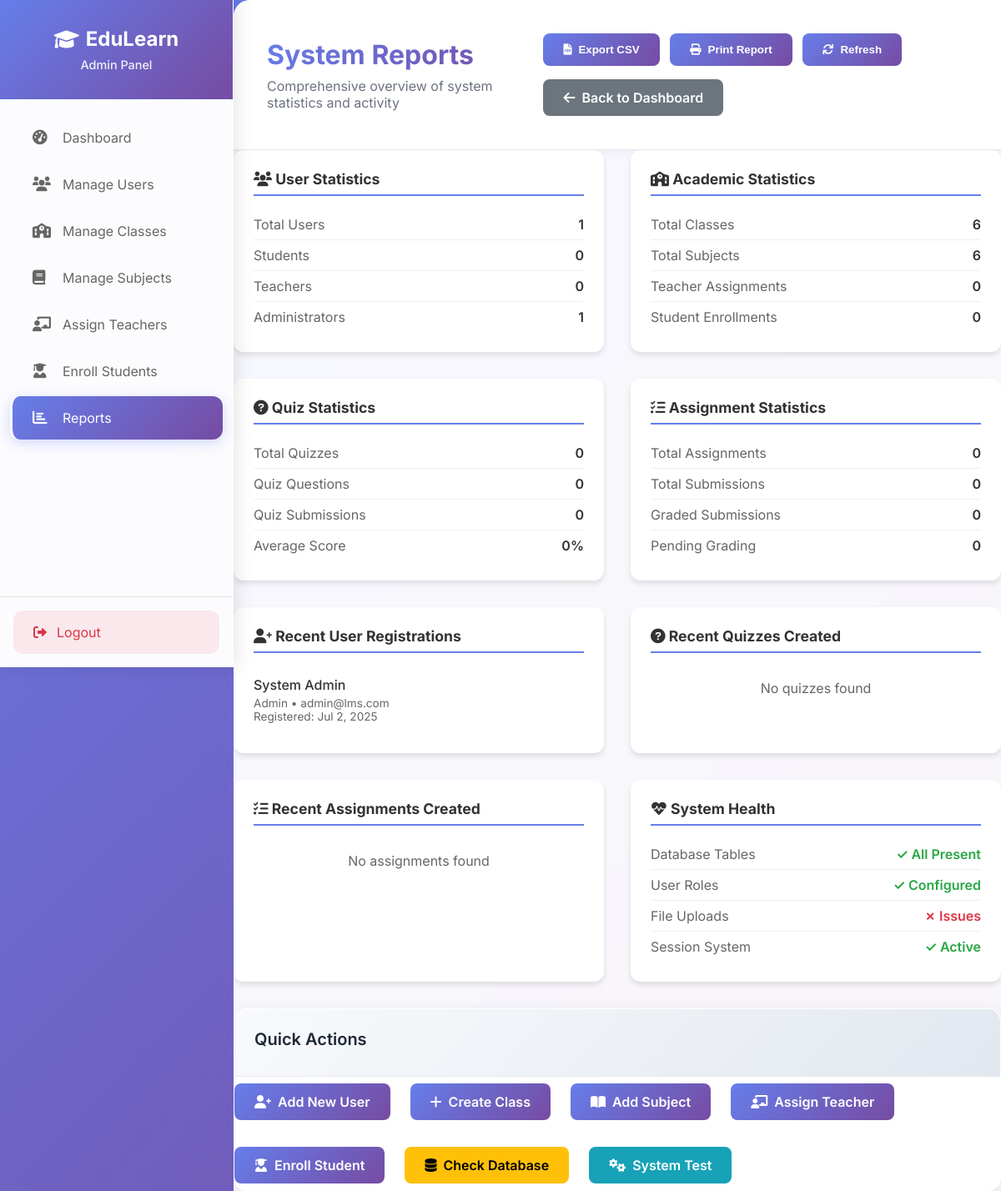
The app's page /admin/reports.php (signed in), older data.
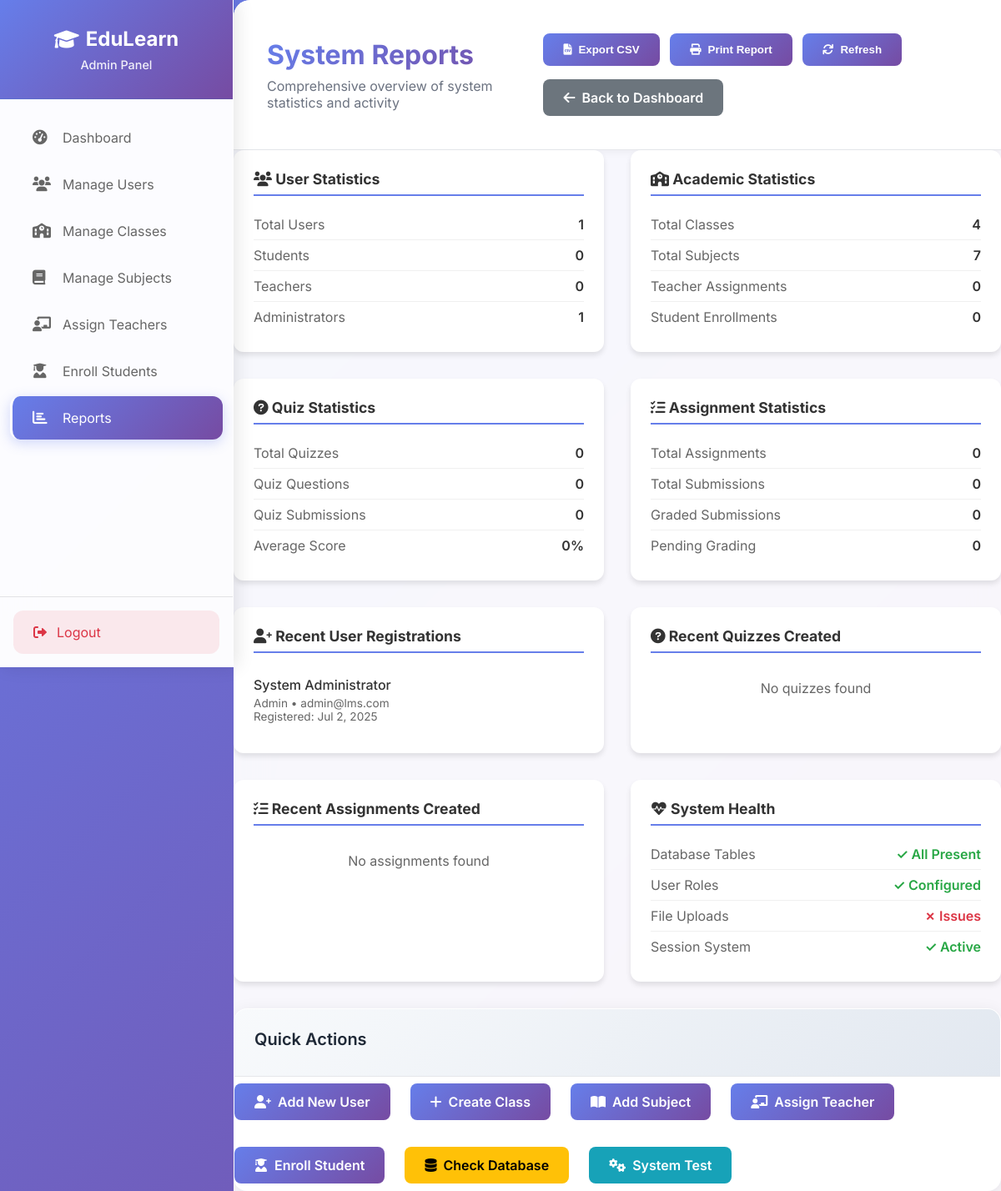
The same page, newer data.
### tables this page shows
CREATE TABLE users (
    id INT AUTO_INCREMENT PRIMARY KEY,
    name VARCHAR(255) NOT NULL,
    email VARCHAR(255) UNIQUE NOT NULL,
    password VARCHAR(255) NOT NULL,
    role ENUM('admin', 'teacher', 'student') NOT NULL,
    phone VARCHAR(20),
    address TEXT,
    date_of_birth DATE,
    is_active BOOLEAN DEFAULT TRUE,
    created_at TIMESTAMP DEFAULT CURRENT_TIMESTAMP,
    updated_at TIMESTAMP DEFAULT CURRENT_TIMESTAMP ON UPDATE CURRENT_TIMESTAMP,
    INDEX idx_email (email),
    INDEX idx_role (role),
    INDEX idx_active (is_active)
);

### admin/reports.php (the view, shortened to what the changed rows need)
<?php
require_once '../config/db.php';
$stats = [];
$result = $conn->query("SELECT COUNT(*) as count FROM users");
$stats['total_users'] = $result->fetch_assoc()['count'];
$result = $conn->query("SELECT COUNT(*) as count FROM users WHERE role = 'student'");
$stats['total_students'] = $result->fetch_assoc()['count'];
$result = $conn->query("SELECT COUNT(*) as count FROM users WHERE role = 'teacher'");
$stats['total_teachers'] = $result->fetch_assoc()['count'];
$result = $conn->query("SELECT COUNT(*) as count FROM users WHERE role = 'admin'");
$stats['total_admins'] = $result->fetch_assoc()['count'];
$result = $conn->query("SELECT COUNT(*) as count FROM classes");
$stats['total_classes'] = $result->fetch_assoc()['count'];
$result = $conn->query("SELECT COUNT(*) as count FROM subjects");
$stats['total_subjects'] = $result->fetch_assoc()['count'];
$result = $conn->query("SELECT COUNT(*) as count FROM teacher_subject_class");
$stats['total_assignments'] = $result->fetch_assoc()['count'];
$result = $conn->query("SELECT COUNT(*) as count FROM student_class");
$stats['total_enrollments'] = $result->fetch_assoc()['count'];
$result = $conn->query("SELECT COUNT(*) as count FROM quizzes");
$stats['total_quizzes'] = $result->fetch_assoc()['count'];
$result = $conn->query("SELECT COUNT(*) as count FROM quiz_questions");
$stats['total_quiz_questions'] = $result->fetch_assoc()['count'];
$result = $conn->query("SELECT COUNT(*) as count FROM quiz_submissions");
$stats['total_quiz_submissions'] = $result->fetch_assoc()['count'];
$result = $conn->query("SELECT COUNT(*) as count FROM assignments");
$stats['total_assignments_created'] = $result->fetch_assoc()['count'];
$result = $conn->query("SELECT COUNT(*) as count FROM assignment_submissions");
$stats['total_assignment_submissions'] = $result->fetch_assoc()['count'];
$recent_users = [];
try {
    $result = $conn->query("SELECT name, email, role, created_at FROM users ORDER BY created_at DESC LIMIT 10");
    if ($result) {
        while ($row = $result->fetch_assoc()) {
            $recent_users[] = $row;
        }
    }
} catch (Exception $e) {
    $result = $conn->query("SELECT name, email, role, id as created_at FROM users ORDER BY id DESC LIMIT 10");
    if ($result) {
        while ($row = $result->fetch_assoc()) {
            $recent_users[] = $row;
        }
    }
}
?>
<!DOCTYPE html>
<html lang="en">
<head>
    <link rel="stylesheet" href="https://cdnjs.cloudflare.com/ajax/libs/font-awesome/6.0.0/css/all.min.css">
    <link rel="stylesheet" href="../assets/css/teacher.css">
</head>
<body>
    <div class="dashboard-container">
        <aside class="sidebar">
            <div class="sidebar-header">
                <h2><i class="fas fa-graduation-cap"></i> EduLearn</h2>
            </div>
        </aside>
        <main class="main-content">
            <header class="content-header">
                <div class="header-left">
                    <h1>System Reports</h1>
                </div>
            </header>
            <div class="report-grid">
                <div class="report-card">
                    <div class="stat-item">
                        <span class="stat-label">Total Classes</span>
                        <span class="stat-value"><?php echo $stats['total_classes']; ?></span>
                    </div>
                    <div class="stat-item">
                        <span class="stat-label">Total Subjects</span>
                        <span class="stat-value"><?php echo $stats['total_subjects']; ?></span>
                    </div>
                </div>
            </div>
            <div class="report-grid">
                <div class="report-card">
                    <?php if (empty($recent_users)): ?>
                        <p style="color: #666; text-align: center; padding: 1rem;">No users found</p>
                    <?php else: ?>
                        <?php foreach (array_slice($recent_users, 0, 5) as $user): ?>
                            <div class="activity-item">
                                <div class="activity-title"><?php echo htmlspecialchars($user['name']); ?></div>
                                <div class="activity-meta">
                                    <?php echo ucfirst($user['role']); ?> • <?php echo htmlspecialchars($user['email']); ?>
                                    <?php if ($user['created_at']): ?>
                                        <br>Registered: <?php echo date('M j, Y', strtotime($user['created_at'])); ?>
                                    <?php endif; ?>
                                </div>
                            </div>
                        <?php endforeach; ?>
                    <?php endif; ?>
                </div>
            </div>
        </main>
    </div>
</body>
</html>

Row changes from the older to the newer data that the page shows:
changed users "Admin": name "System Admin" → "System Administrator"
Text that changed along with them:
$stats['total_classes']: "6" → "4"
$stats['total_subjects']: "6" → "7"
